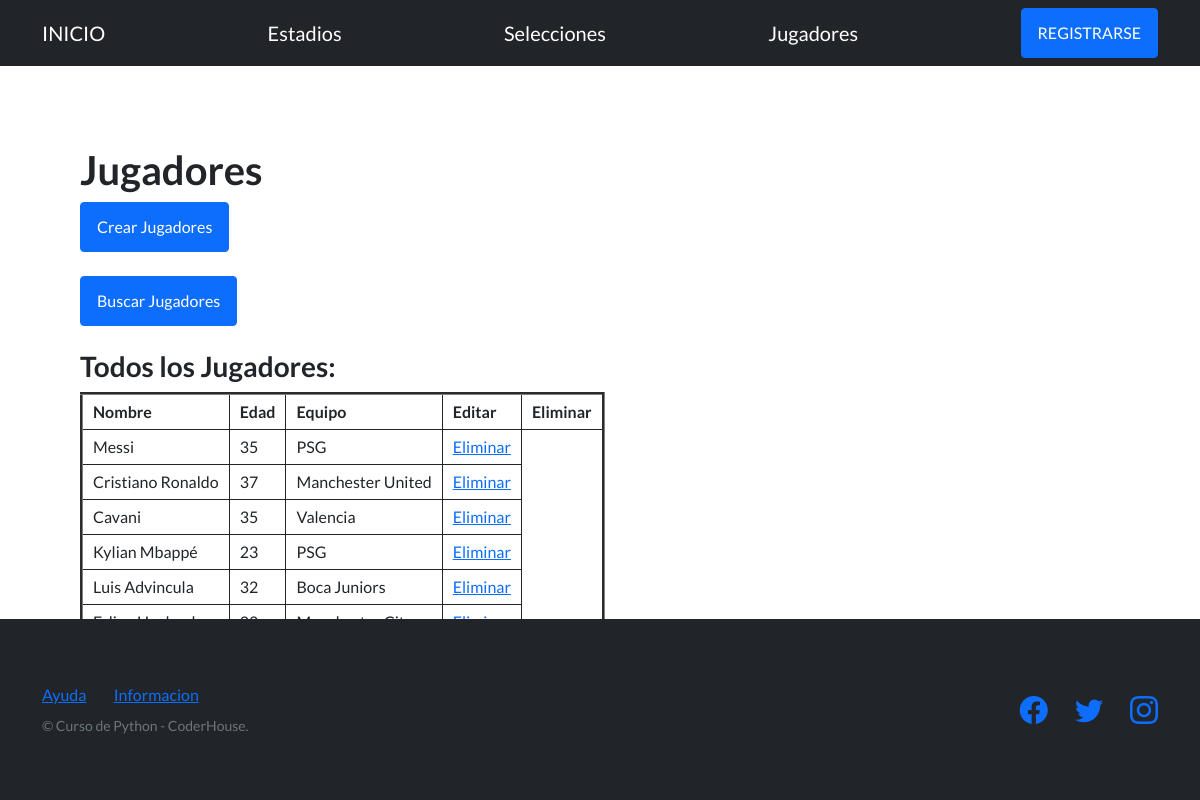
Screenshot of /mundial-site/jugadores/ with the database file from the repository.
### app_mundial/models.py (models this page shows, shortened)
class Jugadores(models.Model):
    nombre = models.CharField(max_length=128)
    edad = models.IntegerField()
    equipo = models.CharField(max_length=64)

### app_mundial/views.py (the view)
# urls.py: path('jugadores/', views.jugadores, name="jugadores"),
def jugadores(request):
    jugadores = Jugadores.objects.all()
    contexto = {"jugadores": jugadores}
    borrado = request.GET.get('borrado',None)
    contexto['borrado'] = borrado
    return render(request, "app_mundial/jugadores.html", contexto)

### app_mundial/templates/app_mundial/jugadores.html (shortened to what this page needs)
{% extends "app_mundial/plantilla_base.html" %}
{% block contenido_base %}
<h1>Jugadores</h1>
<a href="{% url "crear_jugadores" %}"><button type="button" class="btn btn-primary">Crear Jugadores</button></a>
<br><br>
<a href="{% url "busqueda_jugadores_form" %}"><button type="button" class="btn btn-primary">Buscar Jugadores</button></a>
<br><br>
<h3>Todos los Jugadores:</h3>
<table border="3">
    <tr>
        <td>
            <b>Nombre</b>
        </td>
        <td>
            <b>Edad</b>
        </td>
         <td>
            <b>Equipo</b>
        </td>
        <th>Editar</th>
        <th>Eliminar</th>
    </tr>
    {% for jugador in jugadores %}
    <tr>
        <td>{{jugador.nombre}}</td>
        <td>{{jugador.edad}}</td>
        <td>{{jugador.equipo}}</td>
        <td><a href="{% url 'eliminar_jugadores' jugadores.id %}">Eliminar</a></td>
    </tr>
    {% endfor %}
</table>
{% endblock contenido_base %}

### app_mundial/templates/app_mundial/jugadores.html (style rules this page uses)
th, td { border:1px solid; padding:5px 10px; }

### rows the page displays
Jugadores: nombre "Messi", edad "35", equipo "PSG"
Jugadores: nombre "Cristiano Ronaldo", edad "37", equipo "Manchester United"
Jugadores: nombre "Cavani", edad "35", equipo "Valencia"
Jugadores: nombre "Kylian Mbappé", edad "23", equipo "PSG"
Jugadores: nombre "Luis Advincula", edad "32", equipo "Boca Juniors"
